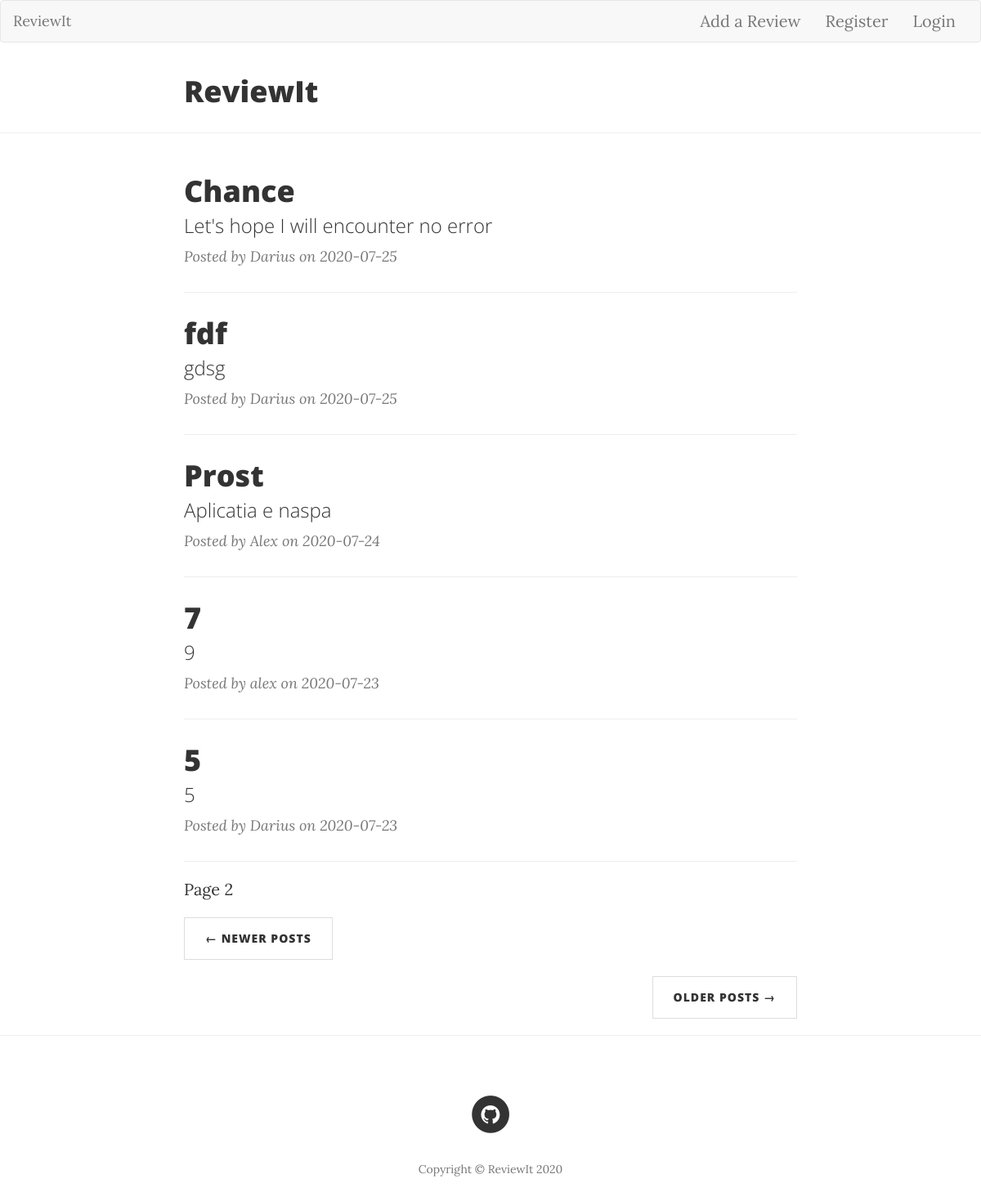
The page /home?page=2 on the database its author committed.
### flaskreview/models.py (models this page shows, shortened)
class Review(db.Model):
    id = db.Column(db.Integer, primary_key=True)
    title = db.Column(db.String(100), nullable=False)
    description = db.Column(db.Text, nullable=False)
    rating = db.Column(db.Integer, nullable=False)
    country = db.Column(db.String(100))
    city = db.Column(db.String(100))
    date_created = db.Column(db.DateTime, nullable=False, default=datetime.utcnow)
    pictures = db.Column(db.String(20))
    user_id = db.Column(db.Integer, db.ForeignKey('user.id'), nullable=False)

class User(db.Model, UserMixin):
    id = db.Column(db.Integer, primary_key=True)
    username = db.Column(db.String(20), unique=True, nullable=False)
    email = db.Column(db.String(120), unique=True, nullable=False)
    password = db.Column(db.String(60), nullable=False)
    reviews = db.relationship('Review', backref='author', lazy=True)

### flaskreview/main/routes.py (the view)
@main.route('/')
@main.route('/home')
def home():
    page = request.args.get('page', 1, type=int)
    reviews = Review.query.order_by(Review.date_created.desc()).paginate(page=page, per_page=5)
    return render_template('index.html', reviews=reviews)

### flaskreview/templates/index.html
{% extends 'base.html' %}
{% block content %}
    <div class="container">
        <div class="row">
            <div class="col-lg-8 col-lg-offset-2 col-md-10 col-md-offset-1">
                <div class="post-preview">
                    {% for review in reviews.items %}
                        <a href="{{ url_for('reviews.review', review_id=review.id) }}">
                            <h2 class="post-title">
                            {{review.title}}
                            </h2>
                            <h3 class="post-subtitle">
                                {{ review.description }}
                            </h3>
                        </a>
                        <p class="post-meta">Posted by {{ review.author.username }}  on {{ review.date_created.strftime('%Y-%m-%d') }}</p>
                        <hr>
                    {% endfor %}
                </div>
            {% for page_num in reviews.iter_pages() %}
                {% if page_num %}
                    {% if reviews.page == page_num %}
                        <span class="page-number pager">Page {{ page_num }}</span>
                        {% if reviews.has_prev %}
                            <ul class="pager">
                                <li class="previous">
                                    <a href="{{ url_for('main.home', page=page_num-1) }}">&larr;
                                        Newer Posts </a>
                                </li>
                            </ul>
                        {% endif %}
                        {% if reviews.has_next %}
                            <ul class="pager">
                                <li class="next">
                                    <a href="{{ url_for('main.home', page=page_num+1) }}">Older Posts &rarr;</a>
                                </li>
                            </ul>
                        {% endif %}
                    {% endif %}
                {% endif %}
            {% endfor %}
            </div>
        </div>
    </div>
    <hr>
{% endblock content %}

### rows shown on the page
Review: title "Chance", description "Let's hope I will encounter no error", author.username "Darius", date_created "2020-07-25"
Review: title "fdf", description "gdsg", author.username "Darius", date_created "2020-07-25"
Review: title "Prost", description "Aplicatia e naspa", author.username "Alex", date_created "2020-07-24"
Review: title "7", description "9", author.username "alex", date_created "2020-07-23"
Review: title "5", description "5", author.username "Darius", date_created "2020-07-23"

### other values the page prints
{{ page_num }} "2"
